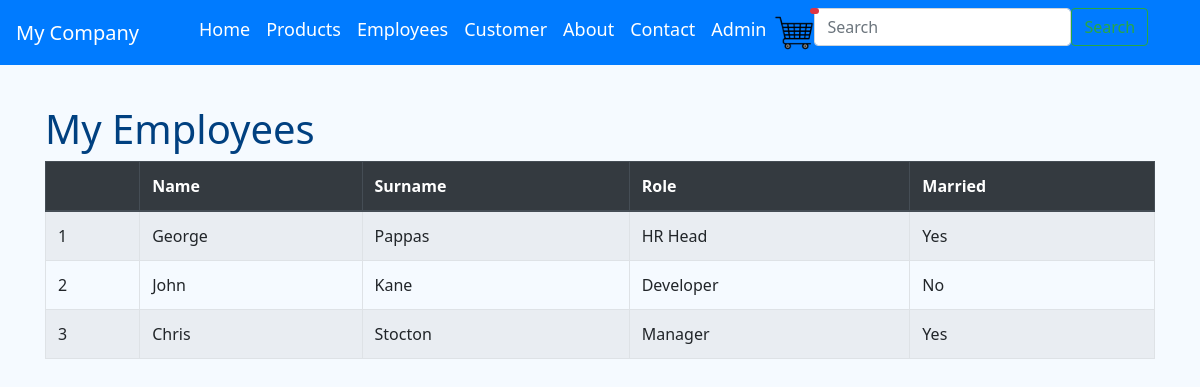
/employees/, run on the app's committed database.
### myCompany/models.py (models this page shows)
class Employees(models.Model):
    name = models.CharField(max_length=20)
    surname = models.CharField(max_length=20)
    role = models.CharField(max_length=20)
    married = models.BooleanField(default=False)

### myCompany/views.py (the view)
# urls.py: path("employees/", views.employees, name='employees'),
def employees(request):
    employees = Employees.objects.all()
    return render(request, 'employees.html', {'Employees': employees})

### myCompany/templates/employees.html
{% extends 'base.html' %}
{% block content %}
  <h1>My Employees</h1>
  <table class="table table-striped table-bordered">
    <thead class="thead-dark">
      <tr>
        <th></th>
        <th>Name</th>
        <th>Surname</th>
        <th>Role</th>
        <th>Married</th>
      </tr>
    </thead>
    <tbody>
      {% for emps in Employees %}
        <tr>
          <td>{{ forloop.counter }}</td>
          <td>{{ emps.name }}</td>
          <td>{{ emps.surname }}</td>
          <td>{{ emps.role }}</td>
          <td>{{ emps.married|yesno:"Yes,No" }}</td>
        </tr>
      {% empty %}
        <tr>
          <td colspan="5">No employees found.</td>
        </tr>
      {% endfor %}
    </tbody>
  </table>
{% endblock %}

### myCompany/templates/base.html (style rules this page uses)
body { background-color: #f5faff; font-family: 'Segoe UI', Tahoma, Geneva, Verdana, sans-serif; }
h1, h2, h3 { color: #004080; }

### data on the page
Employees: name "George", surname "Pappas", role "HR Head", married "Yes"
Employees: name "John", surname "Kane", role "Developer", married "No"
Employees: name "Chris", surname "Stocton", role "Manager", married "Yes"
